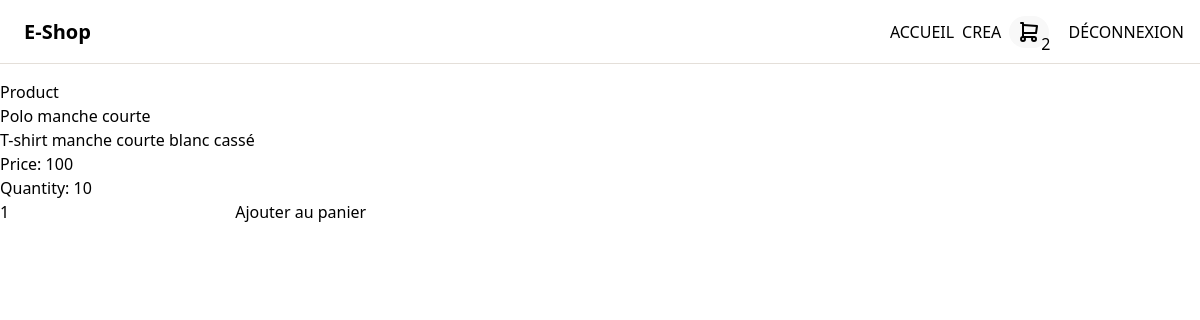
Page /product.php?id_product=33 (signed in) on the committed database.
### tables this page shows
CREATE TABLE IF NOT EXISTS `clothing` (
  `product_id` int(11) NOT NULL,
  `size` text NOT NULL,
  `color` text NOT NULL,
  `type` text NOT NULL,
  `material_fee` int(11) NOT NULL
);

CREATE TABLE IF NOT EXISTS `product` (
  `id` int(11) NOT NULL AUTO_INCREMENT,
  `name` varchar(255) NOT NULL,
  `photos` text NOT NULL,
  `price` int(11) NOT NULL,
  `description` text NOT NULL,
  `quantity` int(11) NOT NULL,
  `created_at` datetime NOT NULL,
  `updated_at` datetime DEFAULT NULL,
  `category_id` int(11) DEFAULT NULL,
  PRIMARY KEY (`id`)
);

### src/Controller/ShopController.php (called while the page is built, shortened)
<?php
class ShopController
{
    public function showProduct(int $id) : Clothing|Electronic|Product|null
    {
        $auth = new AuthenticationController();
        if ($auth->isLogged()) {
            $clothing = new Clothing();
            $electronic = new Electronic();
            $product = new Product();
            if ($clothing->findOneById($id) !== false) {
                $products = $clothing->findOneById($id);
                return $products;
            } elseif ($electronic->findOneById($id) !== false) {
                $products = $electronic->findOneById($id);
                return $products;
            } else {
                $products = $product->findOneById($id);
                return $products;
            }
        } else {
            return null;
        }
    }
}

### src/Controller/AuthenticationController.php (called while the page is built, shortened)
<?php
class AuthenticationController
{
    public function isLogged(): bool
    {
        if (isset($_SESSION['user'])) {
            return true;
        } else {
            return false;
        }
    }
}

### src/Model/Clothing.php (called while the page is built, shortened)
<?php
class Clothing extends AbstractProduct implements StockableInterface
{
    public function setSize(?string $size): Clothing
    {
        return $this;
    }
    public function setColor(?string $color): Clothing
    {
        return $this;
    }
    public function setType(?string $type): Clothing
    {
        return $this;
    }
    public function setMaterialFee(?int $material_fee): Clothing
    {
        return $this;
    }
    public function getPdo(): \PDO
    {
        $this->pdo = $this->pdo ?? (new DatabaseConnexion())->getConnexion();
        return $this->pdo;
    }
    public function findOneById(int $id): static|false
    {
        $pdo = $this->getPdo();
        $statement = $pdo->prepare('SELECT * FROM clothing INNER JOIN product ON clothing.product_id = product.id WHERE clothing.product_id = :id');
        $statement->bindValue(':id', $id, \PDO::PARAM_INT);
        $statement->execute();
        $result = $statement->fetch(\PDO::FETCH_ASSOC);
        if (!$result) {
            return false;
        } else {
            $newClothing = new Clothing();
            $newClothing->hydrate($result);
            return $newClothing;
        }
    }
    public function hydrate(array $data): static
    {
        return $this;
    }
}

### src/Model/Abstract/AbstractProduct.php (called while the page is built, shortened)
<?php
abstract class AbstractProduct
{
    public function getName(): ?string
    {
        return $this->name;
    }
    public function getPrice(): ?int
    {
        return $this->price;
    }
    public function getDescription(): ?string
    {
        return $this->description;
    }
    public function getQuantity(): ?int
    {
        return $this->quantity;
    }
    public function hydrate(array $data): static
    {
        $this->name = $data['name'];
        $this->price = $data['price'];
        $this->description = $data['description'];
        $this->quantity = $data['quantity'];
        return $this;
    }
}

### product.php (the view, shortened to what this page needs)
<?php
$url_idProduct = intval($_GET['id_product']) ?? null;
if ($url_idProduct !== null) {
    $shopController = new ShopController();
    $products = $shopController->showProduct($url_idProduct);
};
?>
<!DOCTYPE html>
<html lang="fr">
<head>
    <script src="https://cdn.tailwindcss.com"></script>
</head>
<?php require_once 'import/header.php'; ?>
<?php if ($url_idProduct !== null): ?>
    <main class="h-screen w-screen pt-20">
        <section>
            <h1>Product</h1>
            <div>
                <h2><?php echo $products->getName(); ?></h2>
                <p><?php echo $products->getDescription(); ?></p>
                <p>Price: <?php echo $products->getPrice(); ?></p>
                <p>Quantity: <?php echo $products->getQuantity(); ?></p>
                <form action="" method="post">
                    <input type="number" name="quantity" id="quantity" placeholder="quantity" min="1" value="1">
                    <input type="submit" name="submit" value="Ajouter au panier">
                </form>
            </div>
        </section>
    </main>
<?php else: ?>
    <body>
    <h1>Product not found</h1>
    </body>
<?php endif; ?>
</html>

### rows in the picture
clothing: product.name "Polo manche courte", product.description "T-shirt manche courte blanc cassé", product.price "100", product.quantity "10"

### other values in the picture
$user->getFullname() "CREA"
$article "2"
